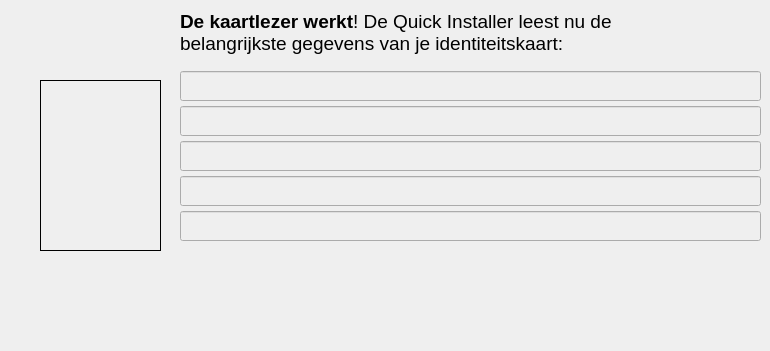
   <widget class="QWidget" name="pageVieweIDData">
    <property name="focusPolicy">
     <enum>Qt::NoFocus</enum>
    </property>
    <widget class="QLabel" name="lblReadingCard">
     <property name="geometry">
      <rect>
       <x>180</x>
       <y>10</y>
       <width>491</width>
       <height>61</height>
      </rect>
     </property>
     <property name="font">
      <font>
       <family>Tahoma</family>
       <pointsize>12</pointsize>
       <weight>50</weight>
       <italic>false</italic>
       <bold>false</bold>
       <underline>false</underline>
       <strikeout>false</strikeout>
      </font>
     </property>
     <property name="focusPolicy">
      <enum>Qt::StrongFocus</enum>
     </property>
     <property name="acceptDrops">
      <bool>true</bool>
     </property>
     <property name="accessibleName">
      <string>De kaartlezer werkt! De Quick Installer leest nu de belangrijkste gegevens van je identiteitskaart:</string>
     </property>
     <property name="text">
      <string>&lt;!DOCTYPE HTML PUBLIC &quot;-//W3C//DTD HTML 4.0//EN&quot; &quot;http://www.w3.org/TR/REC-html40/strict.dtd&quot;&gt;
&lt;html&gt;&lt;head&gt;&lt;meta name=&quot;qrichtext&quot; content=&quot;1&quot; /&gt;&lt;style type=&quot;text/css&quot;&gt;
p, li { white-space: pre-wrap; }
&lt;/style&gt;&lt;/head&gt;&lt;body style=&quot; font-family:'Tahoma'; font-size:9pt; font-weight:400; font-style:normal;&quot;&gt;
&lt;p style=&quot; margin-top:0px; margin-bottom:0px; margin-left:0px; margin-right:0px; -qt-block-indent:0; text-indent:0px;&quot;&gt;&lt;span style=&quot; font-size:14pt; font-weight:600;&quot;&gt;De kaartlezer werkt&lt;/span&gt;&lt;span style=&quot; font-size:14pt;&quot;&gt;! De Quick Installer leest nu de belangrijkste gegevens van je identiteitskaart:&lt;/span&gt;&lt;/p&gt;&lt;/body&gt;&lt;/html&gt;</string>
     </property>
     <property name="alignment">
      <set>Qt::AlignLeading|Qt::AlignLeft|Qt::AlignTop</set>
     </property>
     <property name="wordWrap">
      <bool>true</bool>
     </property>
    </widget>
    <widget class="QLabel" name="lblPhoto">
     <property name="geometry">
      <rect>
       <x>40</x>
       <y>80</y>
       <width>121</width>
       <height>171</height>
      </rect>
     </property>
     <property name="frameShape">
      <enum>QFrame::Box</enum>
     </property>
     <property name="scaledContents">
      <bool>true</bool>
     </property>
     <property name="wordWrap">
      <bool>true</bool>
     </property>
    </widget>
    <widget class="QLineEdit" name="leName">
     <property name="geometry">
      <rect>
       <x>180</x>
       <y>71</y>
       <width>581</width>
       <height>30</height>
      </rect>
     </property>
     <property name="palette">
      <palette>
       <active>
        <colorrole role="WindowText">
         <brush brushstyle="SolidPattern">
          <color alpha="255">
           <red>40</red>
           <green>61</green>
           <blue>106</blue>
          </color>
         </brush>
        </colorrole>
        <colorrole role="Text">
         <brush brushstyle="SolidPattern">
          <color alpha="255">
           <red>40</red>
           <green>61</green>
           <blue>106</blue>
          </color>
         </brush>
        </colorrole>
        <colorrole role="Base">
         <brush brushstyle="SolidPattern">
          <color alpha="0">
           <red>40</red>
           <green>61</green>
           <blue>106</blue>
          </color>
         </brush>
        </colorrole>
       </active>
       <inactive>
        <colorrole role="WindowText">
         <brush brushstyle="SolidPattern">
          <color alpha="255">
           <red>40</red>
           <green>61</green>
           <blue>106</blue>
          </color>
         </brush>
        </colorrole>
        <colorrole role="Text">
         <brush brushstyle="SolidPattern">
          <color alpha="255">
           <red>40</red>
           <green>61</green>
           <blue>106</blue>
          </color>
         </brush>
        </colorrole>
        <colorrole role="Base">
         <brush brushstyle="SolidPattern">
          <color alpha="0">
           <red>40</red>
           <green>61</green>
           <blue>106</blue>
          </color>
         </brush>
        </colorrole>
       </inactive>
       <disabled>
        <colorrole role="WindowText">
         <brush brushstyle="SolidPattern">
          <color alpha="255">
           <red>118</red>
           <green>116</green>
           <blue>108</blue>
          </color>
         </brush>
        </colorrole>
        <colorrole role="Text">
         <brush brushstyle="SolidPattern">
          <color alpha="255">
           <red>118</red>
           <green>116</green>
           <blue>108</blue>
          </color>
         </brush>
        </colorrole>
        <colorrole role="Base">
         <brush brushstyle="SolidPattern">
          <color alpha="255">
           <red>255</red>
           <green>255</green>
           <blue>0</blue>
          </color>
         </brush>
        </colorrole>
       </disabled>
      </palette>
     </property>
     <property name="font">
      <font>
       <family>Tahoma</family>
       <pointsize>12</pointsize>
       <weight>75</weight>
       <italic>false</italic>
       <bold>true</bold>
       <underline>false</underline>
       <strikeout>false</strikeout>
      </font>
     </property>
     <property name="readOnly">
      <bool>true</bool>
     </property>
    </widget>
    <widget class="QLineEdit" name="leFirstname">
     <property name="geometry">
      <rect>
       <x>180</x>
       <y>106</y>
       <width>581</width>
       <height>30</height>
      </rect>
     </property>
     <property name="palette">
      <palette>
       <active>
        <colorrole role="Text">
         <brush brushstyle="SolidPattern">
          <color alpha="255">
           <red>40</red>
           <green>61</green>
           <blue>106</blue>
          </color>
         </brush>
        </colorrole>
        <colorrole role="Base">
         <brush brushstyle="SolidPattern">
          <color alpha="0">
           <red>255</red>
           <green>255</green>
           <blue>255</blue>
          </color>
         </brush>
        </colorrole>
       </active>
       <inactive>
        <colorrole role="Text">
         <brush brushstyle="SolidPattern">
          <color alpha="255">
           <red>40</red>
           <green>61</green>
           <blue>106</blue>
          </color>
         </brush>
        </colorrole>
        <colorrole role="Base">
         <brush brushstyle="SolidPattern">
          <color alpha="0">
           <red>255</red>
           <green>255</green>
           <blue>255</blue>
          </color>
         </brush>
        </colorrole>
       </inactive>
       <disabled>
        <colorrole role="Text">
         <brush brushstyle="SolidPattern">
          <color alpha="255">
           <red>118</red>
           <green>116</green>
           <blue>108</blue>
          </color>
         </brush>
        </colorrole>
        <colorrole role="Base">
         <brush brushstyle="SolidPattern">
          <color alpha="255">
           <red>255</red>
           <green>255</green>
           <blue>0</blue>
          </color>
         </brush>
        </colorrole>
       </disabled>
      </palette>
     </property>
     <property name="font">
      <font>
       <family>Tahoma</family>
       <pointsize>12</pointsize>
       <weight>75</weight>
       <italic>false</italic>
       <bold>true</bold>
       <underline>false</underline>
       <strikeout>false</strikeout>
      </font>
     </property>
     <property name="readOnly">
      <bool>true</bool>
     </property>
    </widget>
    <widget class="QLineEdit" name="lePlaceOfBirth">
     <property name="geometry">
      <rect>
       <x>180</x>
       <y>141</y>
       <width>581</width>
       <height>30</height>
      </rect>
     </property>
     <property name="palette">
      <palette>
       <active>
        <colorrole role="Text">
         <brush brushstyle="SolidPattern">
          <color alpha="255">
           <red>40</red>
           <green>61</green>
           <blue>106</blue>
          </color>
         </brush>
        </colorrole>
        <colorrole role="Base">
         <brush brushstyle="SolidPattern">
          <color alpha="0">
           <red>255</red>
           <green>255</green>
           <blue>255</blue>
          </color>
         </brush>
        </colorrole>
       </active>
       <inactive>
        <colorrole role="Text">
         <brush brushstyle="SolidPattern">
          <color alpha="255">
           <red>40</red>
           <green>61</green>
           <blue>106</blue>
          </color>
         </brush>
        </colorrole>
        <colorrole role="Base">
         <brush brushstyle="SolidPattern">
          <color alpha="0">
           <red>255</red>
           <green>255</green>
           <blue>255</blue>
          </color>
         </brush>
        </colorrole>
       </inactive>
       <disabled>
        <colorrole role="Text">
         <brush brushstyle="SolidPattern">
          <color alpha="255">
           <red>118</red>
           <green>116</green>
           <blue>108</blue>
          </color>
         </brush>
        </colorrole>
        <colorrole role="Base">
         <brush brushstyle="SolidPattern">
          <color alpha="255">
           <red>255</red>
           <green>255</green>
           <blue>0</blue>
          </color>
         </brush>
        </colorrole>
       </disabled>
      </palette>
     </property>
     <property name="font">
      <font>
       <family>Tahoma</family>
       <pointsize>12</pointsize>
       <weight>75</weight>
       <italic>false</italic>
       <bold>true</bold>
       <underline>false</underline>
       <strikeout>false</strikeout>
      </font>
     </property>
     <property name="readOnly">
      <bool>true</bool>
     </property>
    </widget>
    <widget class="QLineEdit" name="leDateOfBirth">
     <property name="geometry">
      <rect>
       <x>180</x>
       <y>176</y>
       <width>581</width>
       <height>30</height>
      </rect>
     </property>
     <property name="palette">
      <palette>
       <active>
        <colorrole role="Text">
         <brush brushstyle="SolidPattern">
          <color alpha="255">
           <red>40</red>
           <green>61</green>
           <blue>106</blue>
          </color>
         </brush>
        </colorrole>
        <colorrole role="Base">
         <brush brushstyle="SolidPattern">
          <color alpha="0">
           <red>255</red>
           <green>255</green>
           <blue>255</blue>
          </color>
         </brush>
        </colorrole>
       </active>
       <inactive>
        <colorrole role="Text">
         <brush brushstyle="SolidPattern">
          <color alpha="255">
           <red>40</red>
           <green>61</green>
           <blue>106</blue>
          </color>
         </brush>
        </colorrole>
        <colorrole role="Base">
         <brush brushstyle="SolidPattern">
          <color alpha="0">
           <red>255</red>
           <green>255</green>
           <blue>255</blue>
          </color>
         </brush>
        </colorrole>
       </inactive>
       <disabled>
        <colorrole role="Text">
         <brush brushstyle="SolidPattern">
          <color alpha="255">
           <red>118</red>
           <green>116</green>
           <blue>108</blue>
          </color>
         </brush>
        </colorrole>
        <colorrole role="Base">
         <brush brushstyle="SolidPattern">
          <color alpha="255">
           <red>255</red>
           <green>255</green>
           <blue>0</blue>
          </color>
         </brush>
        </colorrole>
       </disabled>
      </palette>
     </property>
     <property name="font">
      <font>
       <family>Tahoma</family>
       <pointsize>12</pointsize>
       <weight>75</weight>
       <italic>false</italic>
       <bold>true</bold>
       <underline>false</underline>
       <strikeout>false</strikeout>
      </font>
     </property>
     <property name="readOnly">
      <bool>true</bool>
     </property>
    </widget>
    <widget class="QLineEdit" name="leNationalNumber">
     <property name="geometry">
      <rect>
       <x>180</x>
       <y>211</y>
       <width>581</width>
       <height>30</height>
      </rect>
     </property>
     <property name="palette">
      <palette>
       <active>
        <colorrole role="Text">
         <brush brushstyle="SolidPattern">
          <color alpha="255">
           <red>40</red>
           <green>61</green>
           <blue>106</blue>
          </color>
         </brush>
        </colorrole>
        <colorrole role="Base">
         <brush brushstyle="SolidPattern">
          <color alpha="0">
           <red>255</red>
           <green>255</green>
           <blue>255</blue>
          </color>
         </brush>
        </colorrole>
       </active>
       <inactive>
        <colorrole role="Text">
         <brush brushstyle="SolidPattern">
          <color alpha="255">
           <red>40</red>
           <green>61</green>
           <blue>106</blue>
          </color>
         </brush>
        </colorrole>
        <colorrole role="Base">
         <brush brushstyle="SolidPattern">
          <color alpha="0">
           <red>255</red>
           <green>255</green>
           <blue>255</blue>
          </color>
         </brush>
        </colorrole>
       </inactive>
       <disabled>
        <colorrole role="Text">
         <brush brushstyle="SolidPattern">
          <color alpha="255">
           <red>118</red>
           <green>116</green>
           <blue>108</blue>
          </color>
         </brush>
        </colorrole>
        <colorrole role="Base">
         <brush brushstyle="SolidPattern">
          <color alpha="255">
           <red>255</red>
           <green>255</green>
           <blue>0</blue>
          </color>
         </brush>
        </colorrole>
       </disabled>
      </palette>
     </property>
     <property name="font">
      <font>
       <family>Tahoma</family>
       <pointsize>12</pointsize>
       <weight>75</weight>
       <italic>false</italic>
       <bold>true</bold>
       <underline>false</underline>
       <strikeout>false</strikeout>
      </font>
     </property>
     <property name="readOnly">
      <bool>true</bool>
     </property>
    </widget>
    <widget class="QLabel" name="lblIconSummary_3">
     <property name="geometry">
      <rect>
       <x>40</x>
       <y>270</y>
       <width>71</width>
       <height>72</height>
      </rect>
     </property>
     <property name="text">
      <string/>
     </property>
    </widget>
    <widget class="QLabel" name="lblTextSummary_4">
     <property name="geometry">
      <rect>
       <x>180</x>
       <y>280</y>
       <width>581</width>
       <height>61</height>
      </rect>
     </property>
     <property name="font">
      <font>
       <family>Tahoma</family>
       <pointsize>12</pointsize>
       <weight>50</weight>
       <italic>false</italic>
       <bold>false</bold>
       <underline>false</underline>
       <strikeout>false</strikeout>
      </font>
     </property>
     <property name="focusPolicy">
      <enum>Qt::StrongFocus</enum>
     </property>
     <property name="text">
      <string/>
     </property>
     <property name="alignment">
      <set>Qt::AlignLeading|Qt::AlignLeft|Qt::AlignTop</set>
     </property>
     <property name="wordWrap">
      <bool>true</bool>
     </property>
    </widget>
   </widget>
